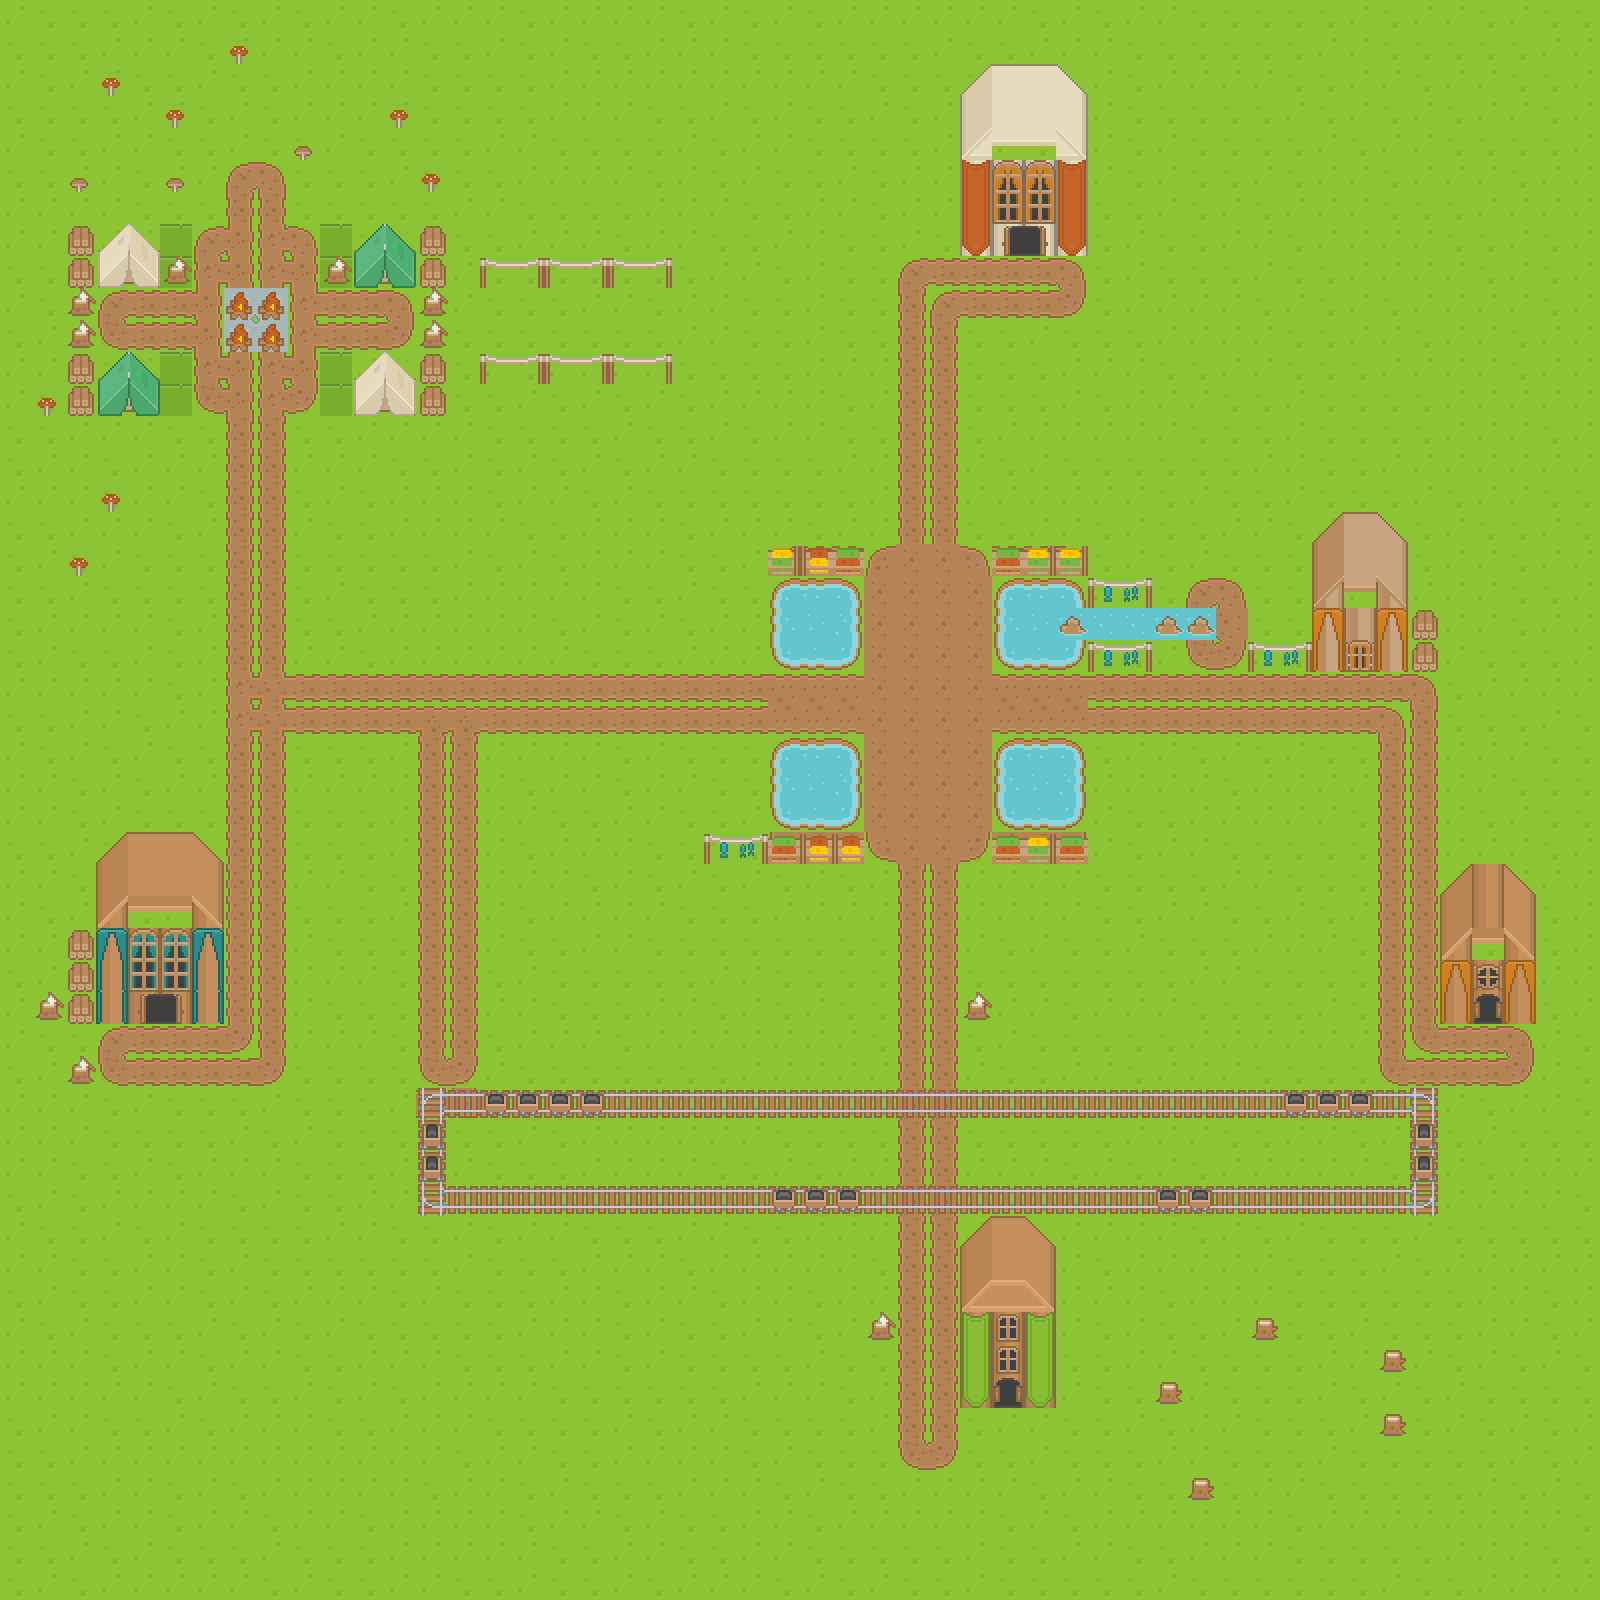

Below is a game level as drawn by its tile map, then a one-line description and the .tmx that defines it (tile-layer data replaced by summaries):
An orthogonal 50x50 tile map with 32x32 px tiles, 14 tile layers (Better Grass, background, walls, Dirt Paths, ...) and 4 objects.

<map version="1.5" tiledversion="1.7.2" orientation="orthogonal" renderorder="right-down" width="50" height="50" tilewidth="32" tileheight="32" infinite="0" nextlayerid="19" nextobjectid="7">
 <tileset firstgid="1" source="tilesets/roguelikeSheet_transparent_32px.tsx" />
 <layer id="11" name="Better Grass" width="50" height="50">
  <data>[2500 cells, 2500 non-empty, 9 distinct tile ids]</data>
 </layer>
 <layer id="10" name="background" width="50" height="50">
  <data>[2500 cells, 2500 non-empty, 2 distinct tile ids]</data>
 </layer>
 <layer id="9" name="walls" width="50" height="50">
  <data>[2500 cells, 0 non-empty, 0 distinct tile ids]</data>
 </layer>
 <layer id="2" name="Dirt Paths" width="50" height="50">
  <data>[2500 cells, 355 non-empty, 34 distinct tile ids]</data>
 </layer>
 <layer id="8" name="Desert Floor" width="50" height="50">
  <data>[2500 cells, 0 non-empty, 0 distinct tile ids]</data>
 </layer>
 <layer id="5" name="Water" width="50" height="50">
  <data>[2500 cells, 45 non-empty, 15 distinct tile ids]</data>
 </layer>
 <layer id="6" name="Base of House" width="50" height="50">
  <data>[2500 cells, 56 non-empty, 5 distinct tile ids]</data>
 </layer>
 <layer id="4" name="Houses" width="50" height="50">
  <data>[2500 cells, 130 non-empty, 56 distinct tile ids]</data>
 </layer>
 <layer id="3" name="Fire Pits" width="50" height="50">
  <data>[2500 cells, 16 non-empty, 4 distinct tile ids]</data>
 </layer>
 <layer id="7" name="Train Tracks" width="50" height="50">
  <data>[2500 cells, 72 non-empty, 8 distinct tile ids]</data>
 </layer>
 <layer id="14" name="Train" width="50" height="50">
  <data>[2500 cells, 16 non-empty, 2 distinct tile ids]</data>
 </layer>
 <layer id="15" name="External Accessories" width="50" height="50">
  <data>[2500 cells, 56 non-empty, 10 distinct tile ids]</data>
 </layer>
 <layer id="13" name="exits" width="50" height="50">
  <data>[2500 cells, 6 non-empty, 3 distinct tile ids]</data>
 </layer>
 <layer id="17" name="math_problems" width="50" height="50">
  <data>[2500 cells, 0 non-empty, 0 distinct tile ids]</data>
 </layer>
 <objectgroup id="18" name="Room Labels">
  <object id="1" x="110.83" y="968.903" width="100" height="18.8438">
   <text wrap="1" color="#ffffff">Multiplication</text>
  </object>
  <object id="2" x="981.462" y="201.383" width="86.63" height="18.8438">
   <text wrap="1" color="#ffffff">Subtraction</text>
  </object>
  <object id="5" x="1457.98" y="967.995" width="58.63" height="18.8438">
   <text wrap="1" color="#ffffff">Division</text>
  </object>
  <object id="6" x="977.33" y="1352.61" width="60.63" height="18.8438">
   <text wrap="1" color="#ffffff">Addition</text>
  </object>
 </objectgroup>
</map>
